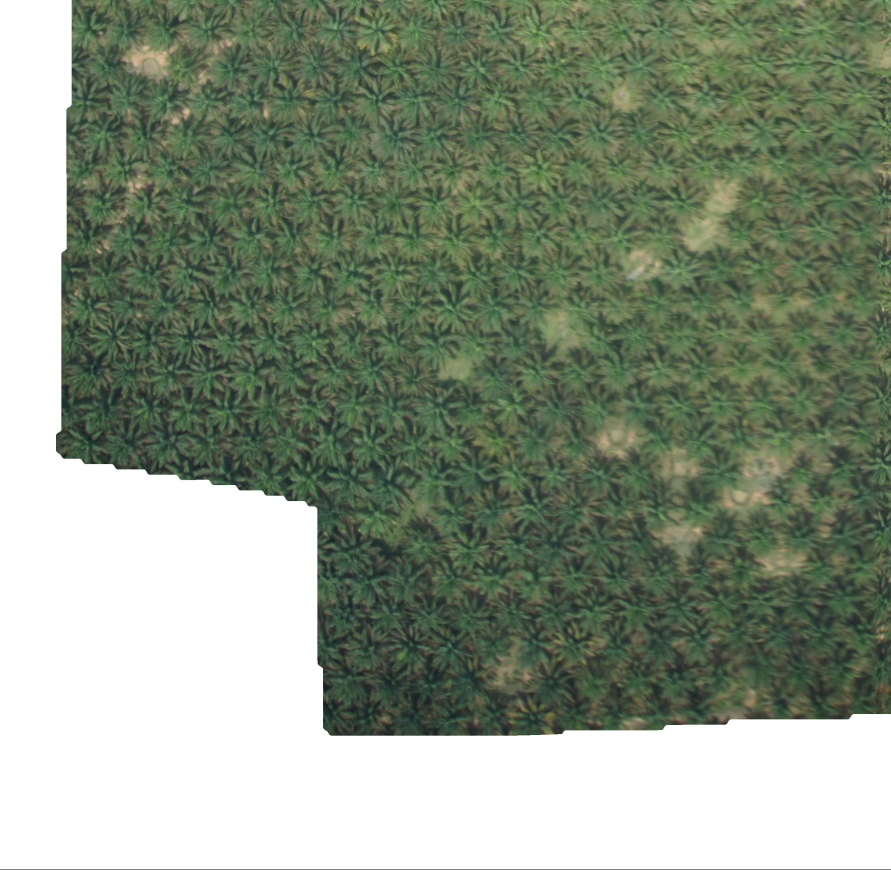
#> input picture output/1.jpg, 2671 x 2609 px (shown at 1/3 size)
$ python get_color_range.py -i output/1.jpg
#> lines starting #> are read from the running program, lines starting #| are printed output that depends on the picture; after the words box and inside, x2 and y2 are one past the last pixel; in counts of white or black regions, pixels touching at a corner belong together
# use this class to get color range before running get_contour.py
# USAGE
# python get_color_range.py -i output/1.jpg

import numpy as np
import cv2
import argparse
import imutils
from util.util import Util
from matplotlib import pyplot as plt


# construct argument parser and parse the argument
ap = argparse.ArgumentParser()
ap.add_argument("-i", "--image", required=True, help="Path to the image")
args = vars(ap.parse_args())

print("[INFO] starts...")
image = cv2.imread(args["image"])
#> image is the input picture: shape (2609, 2671, 3); mean B, G, R 129.6, 148.2, 136.2

print("Shape: X: {}; Y: {}".format(image.shape[0], image.shape[1]))
#| Shape: X: 2609; Y: 2671
image = imutils.resize(image, width=750)
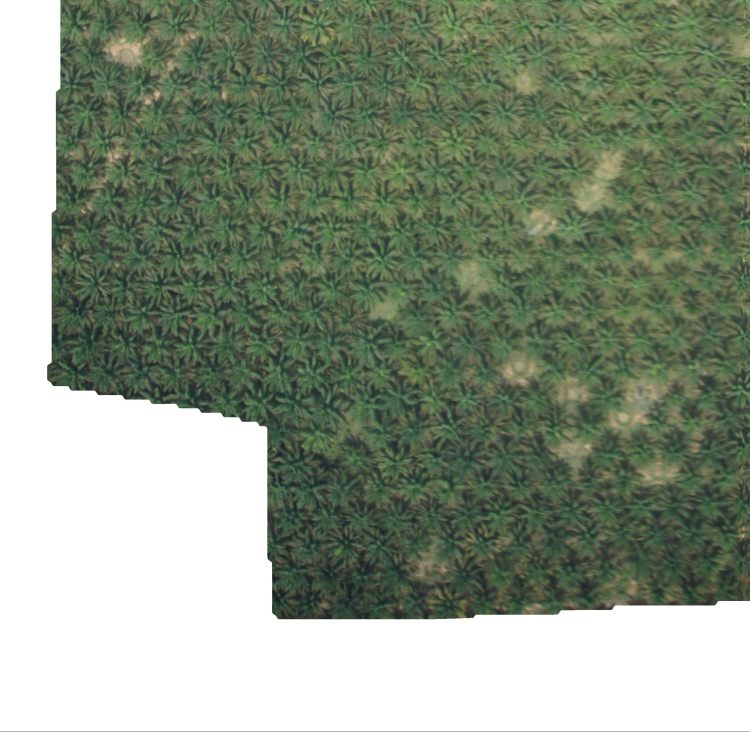
#> image: shape (732, 750, 3); mean B, G, R 129.6, 148.2, 136.2
print("Shape 1: X: {}; Y: {}".format(image.shape[0], image.shape[1]))
#| Shape 1: X: 732; Y: 750

hsv = cv2.cvtColor(image, cv2.COLOR_BGR2HSV)
#> hsv: shape (732, 750, 3); mean H, S, V 35.8, 47.9, 148.3


lower_green = (36, 25, 25)
upper_green = (70, 255, 255)
mask = cv2.inRange(hsv, lower_green, upper_green)
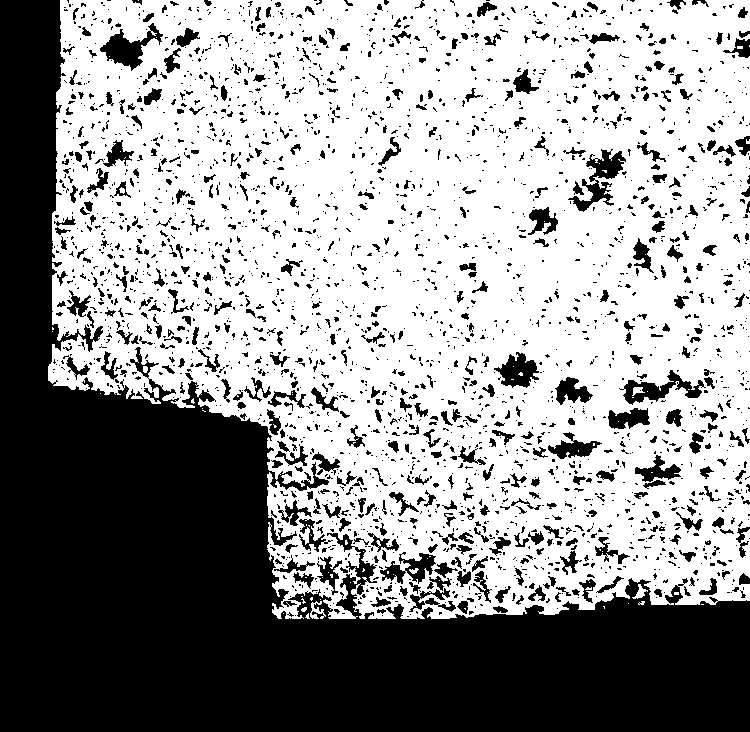
#> mask: shape (732, 750); 59.3% white; 2765 black regions (2231 under 20 px), largest, box (x1, y1, x2, y2) and area: (0, 0, 750, 732) 173817, (568, 149, 626, 212) 1223, (100, 23, 163, 71) 1145

target = cv2.bitwise_and(image, image, mask = mask)
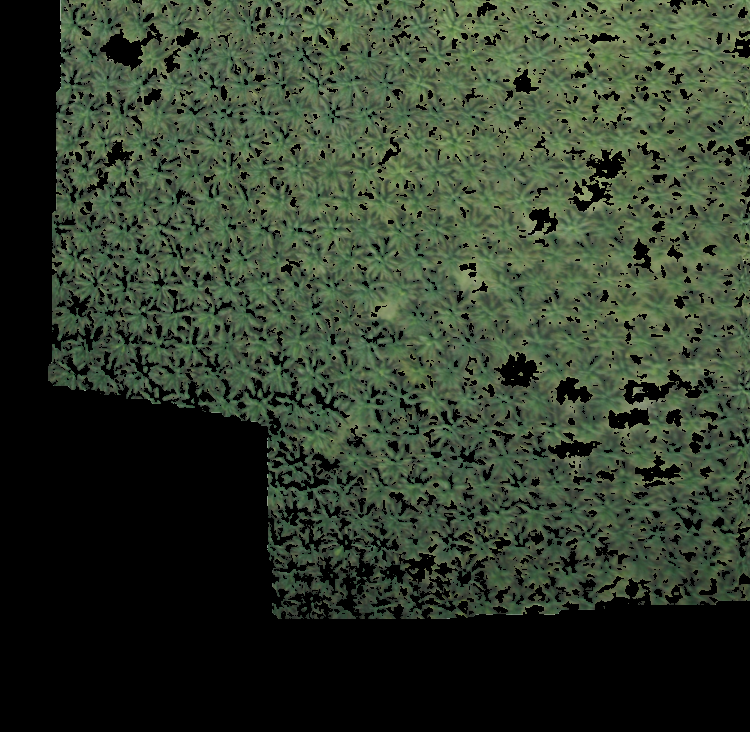
#> target: shape (732, 750, 3); mean B, G, R 44.3, 61, 49.6
# [5 lines of commented-out code are left out]

cv2.namedWindow("mouse_event")

param = [image]
cv2.setMouseCallback("mouse_event", Util.mouse_hsvcolor, param)

while True:
	cv2.imshow("mouse_event", image)
	if cv2.waitKey(1) & 0xFF == ord("q"):
#> (key q is pressed here)
		break

cv2.destroyAllWindows()

$ run again, with output/2.jpg copied over output/1.jpg
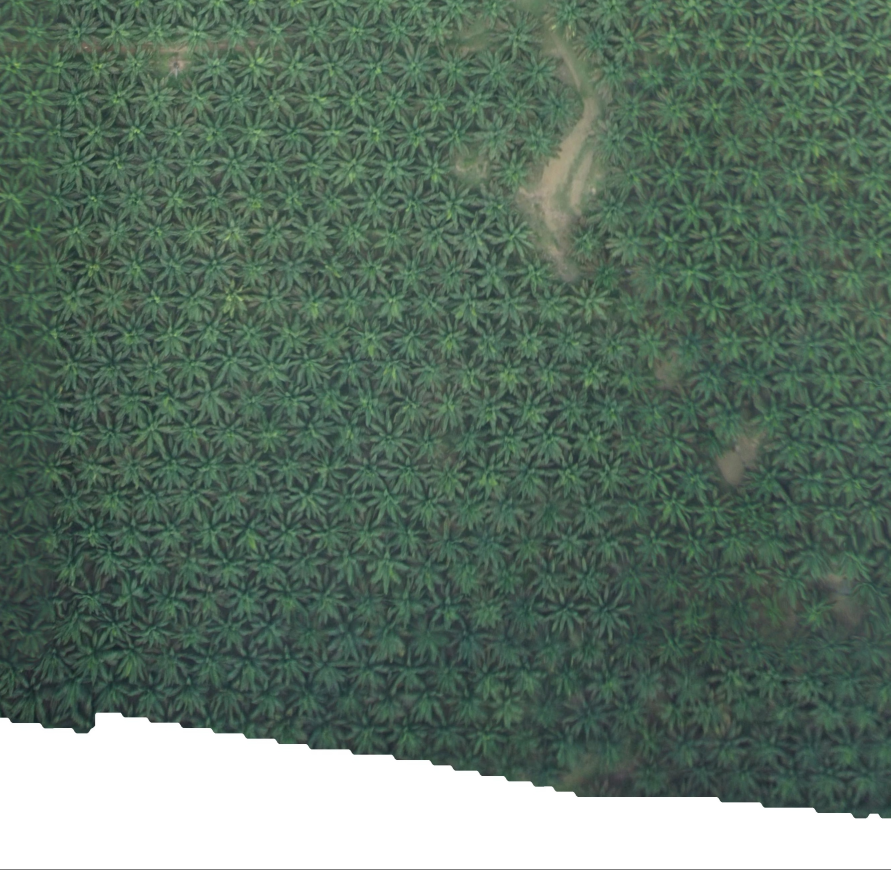
#> input picture output/2.jpg, 2671 x 2609 px (shown at 1/3 size)
#> image is the input picture: shape (2609, 2671, 3); mean B, G, R 101.7, 114.8, 94.4
#| Shape: X: 2609; Y: 2671
#> image: shape (732, 750, 3)
#| Shape 1: X: 732; Y: 750
#> hsv: shape (732, 750, 3); mean H, S, V 63.1, 55.3, 114.8
#> `mask = cv2.inRange(hsv, lower_green, upper_green)`:
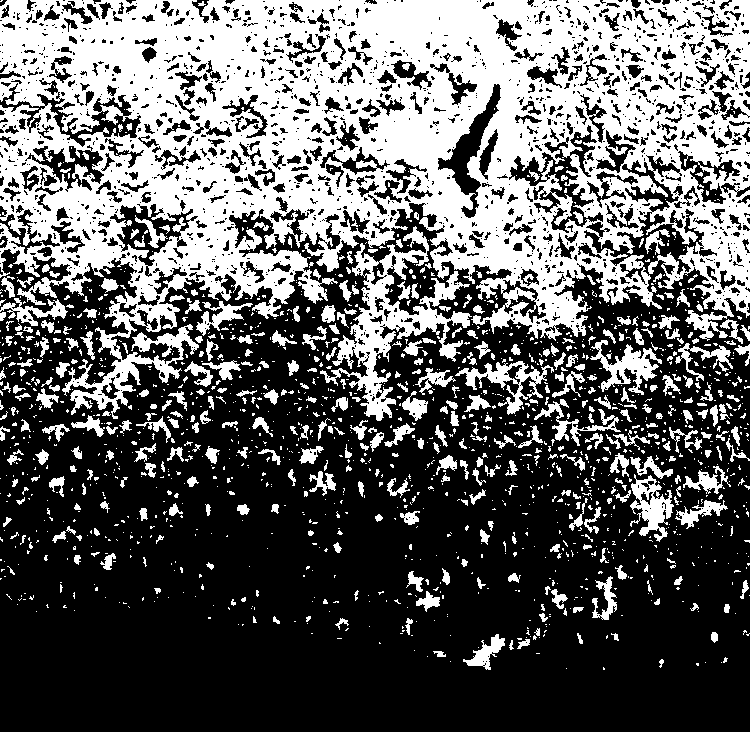
#> mask: shape (732, 750); 38.4% white; 1632 white regions (1238 under 20 px), largest, box (x1, y1, x2, y2) and area: (0, 0, 750, 419) 163061, (320, 226, 472, 421) 7357, (455, 361, 554, 415) 1475
#> `target = cv2.bitwise_and(image, image, mask = mask)`:
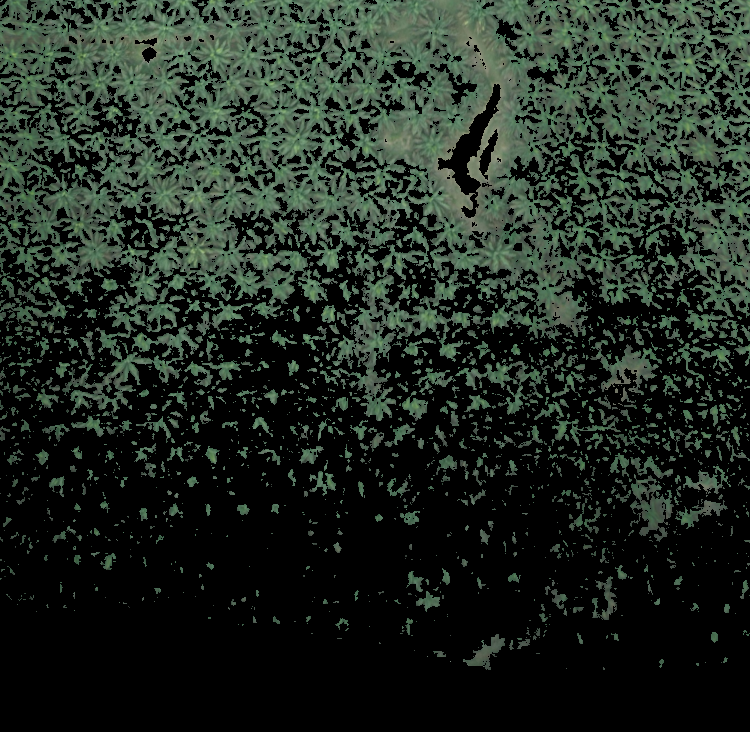
#> target: shape (732, 750, 3); mean B, G, R 33.8, 42, 32.4

$ run again, with output/(0, 2610)_(0, 2671).jpg copied over output/1.jpg
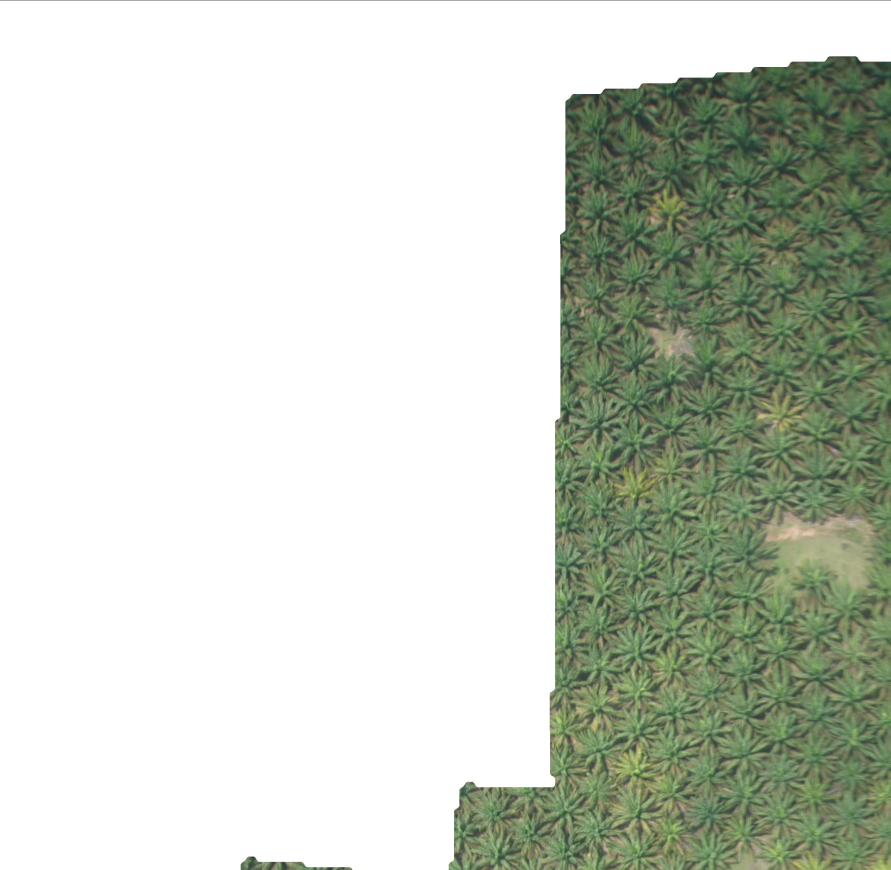
#> input picture output/(0, 2610)_(0, 2671).jpg, 2671 x 2610 px (shown at 1/3 size)
#> image is the input picture: shape (2610, 2671, 3); mean B, G, R 196, 207.6, 201.4
#| Shape: X: 2610; Y: 2671
#> image: shape (732, 750, 3)
#| Shape 1: X: 732; Y: 750
#> hsv: shape (732, 750, 3); mean H, S, V 16.6, 24.5, 207.7
#> `mask = cv2.inRange(hsv, lower_green, upper_green)`:
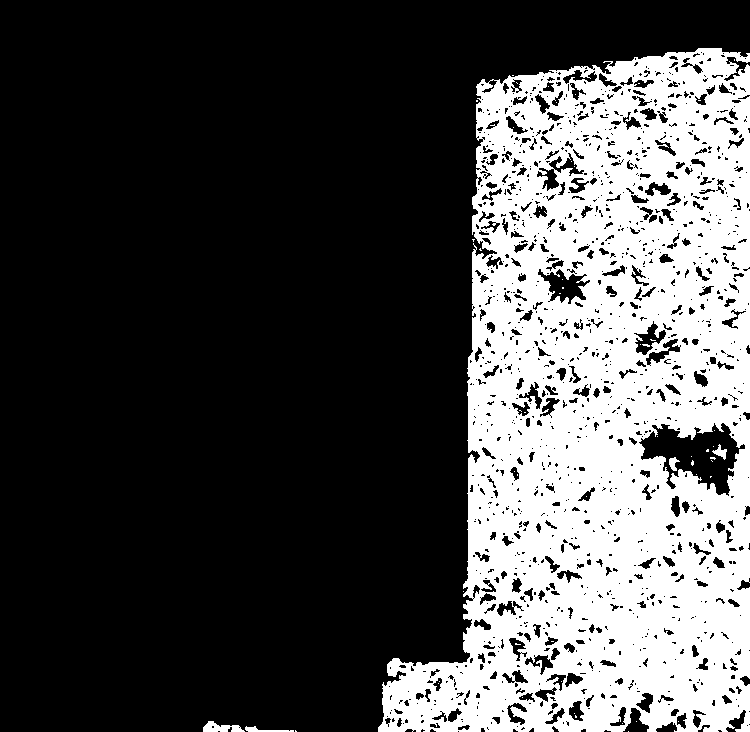
#> mask: shape (732, 750); 29.9% white; 61 white regions (56 under 20 px), largest, box (x1, y1, x2, y2) and area: (378, 48, 750, 732) 163476, (203, 721, 245, 732) 274, (245, 726, 294, 732) 132, (712, 444, 727, 460) 102, (669, 457, 680, 471) 86
#> `target = cv2.bitwise_and(image, image, mask = mask)`:
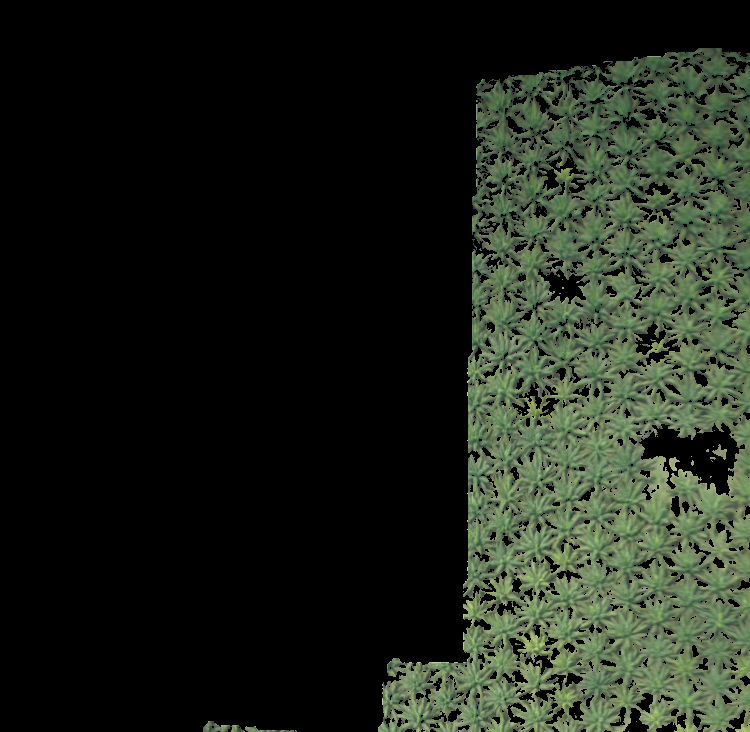
#> target: shape (732, 750, 3); mean B, G, R 26.2, 36.3, 30.2
